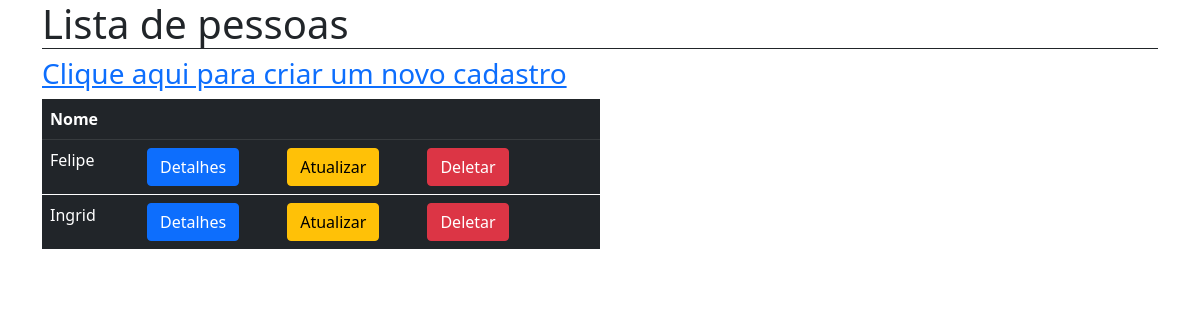
The page /pessoas/ on the database as committed earlier.
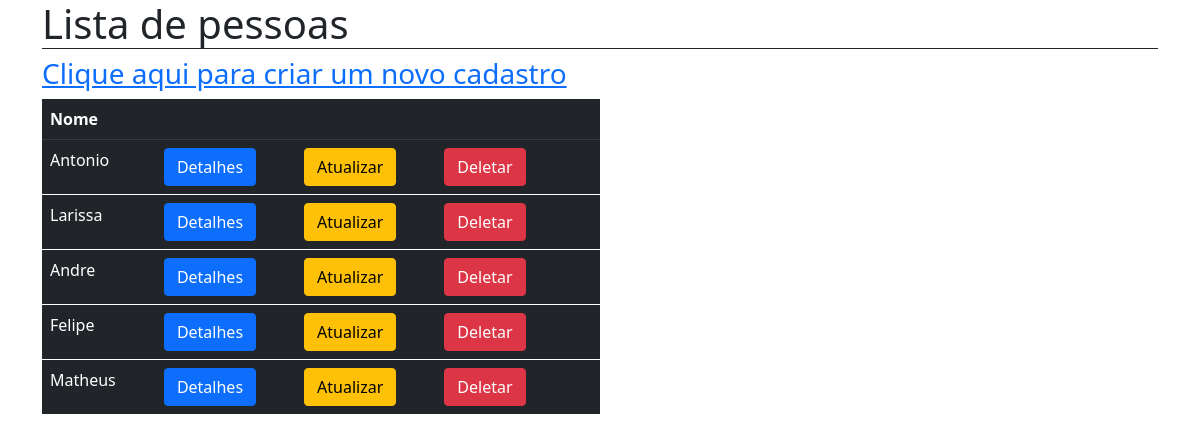
The same page on the database as committed later.
### usuario/models.py (models this page shows, shortened)
class Pessoas(models.Model):
    nome = models.CharField(max_length=50)
    nacionalidade = models.CharField(max_length=50)
    idade = models.FloatField(default =5.3)
    profissao = models.ForeignKey(Profissao,on_delete=models.CASCADE, null=True)

### usuario/views.py (the view)
# urls.py: path('pessoas/',PessoasListView.as_view(), name ='pessoas'),
class PessoasListView(ListView):
    model = Pessoas
    template_name ='home.html'
    context_object_name ='pessoas' #Esse é o nosso contexto

### usuario/templates/home.html (shortened to what this page needs)
<!DOCTYPE html>
<html lang="en">
<head>
    <link href="https://cdn.jsdelivr.net/npm/bootstrap@5.0.2/dist/css/bootstrap.min.css" rel="stylesheet">
</head>
<body>
    <div class ='container'>
    <h1 class ='border-bottom border-dark'>Lista de pessoas</h1>
   <table class ='table table-dark w-50'>
    <tr>
    <th>Nome</th>
    <th> </th>
    </tr>
    {% for pessoa in pessoas %}
    <tr>
        <td class ='border-bottom border-white'>{{pessoa.nome}}</td>
        <td class ='border-bottom border-white'><a href="{% url "detail" pessoa.pk %}" class ='btn btn-primary mx-4'>Detalhes</a><a href="{% url "atualizar" pessoa.pk %}" class ='btn btn-warning mx-4'>Atualizar</a><a href="{% url "deletar" pessoa.pk %}" class ='btn btn-danger mx-4'>Deletar</a></td>
    </tr>
    {% endfor %}
    <h3><a href ='{% url "criar" %}'>Clique aqui para criar um novo cadastro</a></h3>
</div>
</body>
</html>

Rows that differ between the two databases and show on the page:
removed Pessoas: nome "Ingrid"
added Pessoas: nome "Antonio"
added Pessoas: nome "Larissa"
added Pessoas: nome "Andre"
added Pessoas: nome "Matheus"
